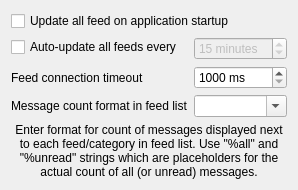
         <widget class="QWidget" name="m_tabFeeds">
          <attribute name="title">
           <string>Feeds &amp;&amp; categories</string>
          </attribute>
          <layout class="QFormLayout" name="formLayout_10">
           <property name="fieldGrowthPolicy">
            <enum>QFormLayout::AllNonFixedFieldsGrow</enum>
           </property>
           <item row="0" column="0" colspan="2">
            <widget class="QCheckBox" name="m_checkUpdateAllFeedsOnStartup">
             <property name="text">
              <string>Update all feed on application startup</string>
             </property>
            </widget>
           </item>
           <item row="1" column="0">
            <widget class="QCheckBox" name="m_checkAutoUpdate">
             <property name="text">
              <string>Auto-update all feeds every</string>
             </property>
            </widget>
           </item>
           <item row="1" column="1">
            <widget class="QSpinBox" name="m_spinAutoUpdateInterval">
             <property name="enabled">
              <bool>false</bool>
             </property>
             <property name="suffix">
              <string> minutes</string>
             </property>
             <property name="minimum">
              <number>5</number>
             </property>
             <property name="maximum">
              <number>240</number>
             </property>
             <property name="value">
              <number>15</number>
             </property>
            </widget>
           </item>
           <item row="2" column="0">
            <widget class="QLabel" name="label_3">
             <property name="text">
              <string>Feed connection timeout</string>
             </property>
            </widget>
           </item>
           <item row="2" column="1">
            <widget class="QSpinBox" name="m_spinFeedUpdateTimeout">
             <property name="toolTip">
              <string>Connection timeout is time interval which is reserved for downloading new messages for the feed. If this time interval elapses, then download process is aborted.</string>
             </property>
             <property name="suffix">
              <string> ms</string>
             </property>
             <property name="minimum">
              <number>1000</number>
             </property>
             <property name="maximum">
              <number>15000</number>
             </property>
             <property name="singleStep">
              <number>100</number>
             </property>
            </widget>
           </item>
           <item row="3" column="0">
            <widget class="QLabel" name="label_8">
             <property name="text">
              <string>Message count format in feed list</string>
             </property>
            </widget>
           </item>
           <item row="3" column="1">
            <widget class="QComboBox" name="m_cmbCountsFeedList">
             <property name="toolTip">
              <string notr="true"/>
             </property>
             <property name="editable">
              <bool>true</bool>
             </property>
            </widget>
           </item>
           <item row="4" column="0" colspan="2">
            <widget class="QLabel" name="label_9">
             <property name="text">
              <string>Enter format for count of messages displayed next to each feed/category in feed list. Use &quot;%all&quot; and &quot;%unread&quot; strings which are placeholders for the actual count of all (or unread) messages.</string>
             </property>
             <property name="alignment">
              <set>Qt::AlignCenter</set>
             </property>
             <property name="wordWrap">
              <bool>true</bool>
             </property>
            </widget>
           </item>
          </layout>
         </widget>
